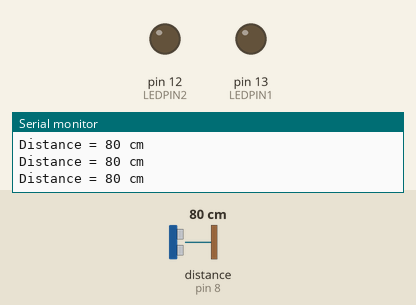
Simulated run of this sketch. Board: Arduino Uno, built with avr-gcc and run on an emulated ATmega328P. On the bench: output pins drawn as LEDs (lit = HIGH), the last lines printed to the serial monitor. Wiring (inferred from the names in the program): ultrasonic range finder: trigger pin 9; echo pin 8. Dashed ring = blinking. Inputs (shaded band) come from the test bench; at power-on: distance to the obstacle (sensor on pin 8) 80 cm. The echo pulse lasts 58.3 µs per cm; pins used as bus, display or sensor lines are not drawn.

Above: at 1.2 s.
1.3 s: distance to the obstacle (sensor on pin 8) set to 5 cm
2.8 s: distance to the obstacle (sensor on pin 8) set to 2 cm
At 3.9 s:
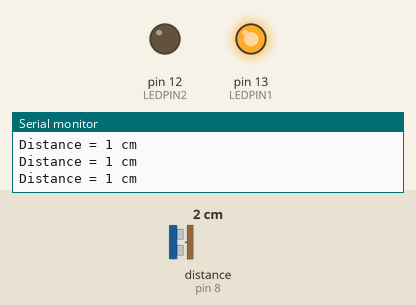
4.4 s: distance to the obstacle (sensor on pin 8) set to 7 cm
At 4.65 s:
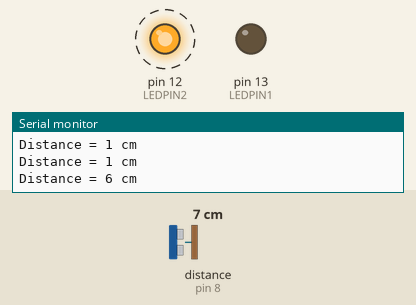
7.4 s: distance to the obstacle (sensor on pin 8) set to 4 cm
At 7.8 s:
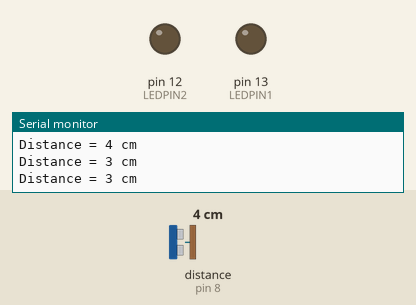
Timing chart, 0 to 9.9 s (numbered marks = the images above; inputs shaded):
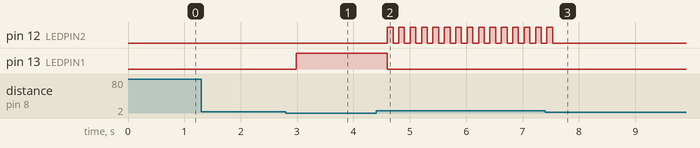

The sketch:

measure-the-water-level.ino
```cpp
#define TRIGPIN 9
#define ECHOPIN 8

#define LEDPIN1 13
#define LEDPIN2 12

long timer;
int distance;

void setup() {
  // put your setup code here, to run once:
  Serial.begin(9600);

  pinMode(TRIGPIN, OUTPUT);
  pinMode(ECHOPIN, INPUT);

  pinMode(LEDPIN1, OUTPUT);
  pinMode(LEDPIN2, OUTPUT);
}

void loop() {
  // put your main code here, to run repeatedly:
  digitalWrite(TRIGPIN, LOW);
  delayMicroseconds(2);
  digitalWrite(TRIGPIN, HIGH);
  delayMicroseconds(10);
  digitalWrite(TRIGPIN, LOW);

  timer = pulseIn(ECHOPIN, HIGH);
  distance = timer/58;
  delay(100);

  digitalWrite(LEDPIN2, HIGH);

  if(distance > 0 && distance <= 2){
    digitalWrite(LEDPIN1, HIGH);
    digitalWrite(LEDPIN2, LOW);
  }else if(distance > 4 && distance <= 6){
    digitalWrite(LEDPIN1, LOW);
    digitalWrite(LEDPIN2, HIGH);
  }else{
    digitalWrite(LEDPIN1, LOW);
    digitalWrite(LEDPIN2, LOW);
  }

  Serial.print("Distance = ");
  Serial.print(distance);
  Serial.print(" cm");
  Serial.println();
}
```

Measured:
- the behaviour switches between 4 and 3 cm on distance to the obstacle (sensor on pin 8) (found by bisection; images 0 and 1)
- after the input at 2.8 s, pin 13 (LEDPIN1): LOW → HIGH after 0.19 s
- after the input at 4.4 s, pin 12 (LEDPIN2): alternates HIGH for 0.10 s and LOW for 0.10 s, starting after 0.20 s; pin 13 (LEDPIN1): HIGH → LOW after 0.20 s
- after the input at 7.4 s, pin 12 (LEDPIN2): goes on until 7.5 s, then stays LOW
